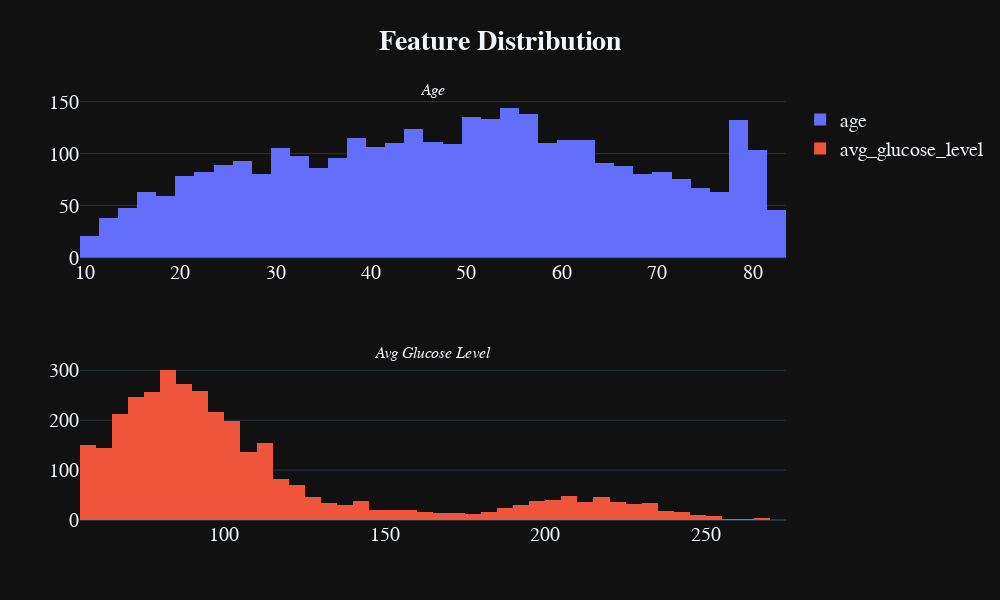

Notebook code cell kept with this figure:
### Code cell
fig=make_subplots(rows=2,cols=1,subplot_titles=('<i>Age', '<i>Avg Glucose Level'))
fig.add_trace(go.Histogram(x=df['age'],name='age'),row=1,col=1)
fig.add_trace(go.Histogram(x=df['avg_glucose_level'],name='avg_glucose_level'),row=2,col=1)

fig.update_layout(height=600, width=1000, title_text='<b>Feature Distribution', font_size=20)
fig.update_layout(template='plotly_dark', title_x=0.5, font_family='Courier New')

### Figure 1 — Plotly figure (JSON) as saved in the notebook; plotly's stock layout.template omitted (floating-point values rounded to 4 significant figures; data arrays with more than 128 entries replaced by an {"elided": "..."} marker saying what was removed)
{"data": [{"name": "age", "type": "histogram", "x": {"elided": "3425 int values"}, "xaxis": "x", "yaxis": "y"}, {"name": "avg_glucose_level", "type": "histogram", "x": {"elided": "3425 float values"}, "xaxis": "x2", "yaxis": "y2"}], "layout": {"annotations": [{"font": {"size": 16}, "showarrow": false, "text": "<i>Age", "x": 0.5, "xanchor": "center", "xref": "paper", "y": 1, "yanchor": "bottom", "yref": "paper"}, {"font": {"size": 16}, "showarrow": false, "text": "<i>Avg Glucose Level", "x": 0.5, "xanchor": "center", "xref": "paper", "y": 0.375, "yanchor": "bottom", "yref": "paper"}], "font": {"family": "Courier New", "size": 20}, "height": 600, "title": {"text": "<b>Feature Distribution", "x": 0.5}, "width": 1000, "xaxis": {"anchor": "y", "domain": [0, 1]}, "xaxis2": {"anchor": "y2", "domain": [0, 1]}, "yaxis": {"anchor": "x", "domain": [0.625, 1]}, "yaxis2": {"anchor": "x2", "domain": [0, 0.375]}}}
